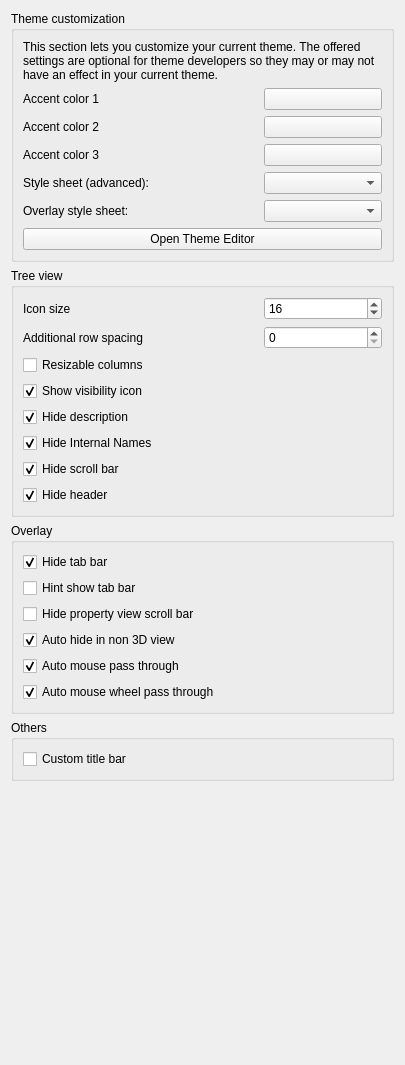
<?xml version="1.0" encoding="UTF-8"?>
<ui version="4.0">
 <class>Gui::Dialog::DlgSettingsUI</class>
 <widget class="QWidget" name="Gui::Dialog::DlgSettingsUI">
  <property name="geometry">
   <rect>
    <x>0</x>
    <y>0</y>
    <width>405</width>
    <height>1065</height>
   </rect>
  </property>
  <property name="windowTitle">
   <string>UI</string>
  </property>
  <layout class="QVBoxLayout" name="verticalLayout">
   <item>
    <widget class="QGroupBox" name="groupBox">
     <property name="title">
      <string>Theme customization</string>
     </property>
     <layout class="QVBoxLayout" name="verticalLayout_2">
      <item>
       <widget class="QLabel" name="label">
        <property name="text">
         <string>This section lets you customize your current theme. The offered settings are optional for theme developers so they may or may not have an effect in your current theme.</string>
        </property>
        <property name="wordWrap">
         <bool>true</bool>
        </property>
       </widget>
      </item>
      <item>
       <layout class="QGridLayout" columnstretch="2,1">
        <item row="0" column="0">
         <widget class="QLabel" name="label1">
          <property name="text">
           <string>Accent color 1</string>
          </property>
          <property name="buddy">
           <cstring>ThemeAccentColor1</cstring>
          </property>
         </widget>
        </item>
        <item row="0" column="1">
         <widget class="Gui::PrefColorButton" name="ThemeAccentColor1">
          <property name="sizePolicy">
           <sizepolicy hsizetype="MinimumExpanding" vsizetype="Fixed">
            <horstretch>0</horstretch>
            <verstretch>0</verstretch>
           </sizepolicy>
          </property>
          <property name="toolTip">
           <string>This color might be used by your theme to let you customize it.</string>
          </property>
          <property name="color">
           <color>
            <red>85</red>
            <green>123</green>
            <blue>182</blue>
           </color>
          </property>
          <property name="prefEntry" stdset="0">
           <cstring>ThemeAccentColor1</cstring>
          </property>
          <property name="prefPath" stdset="0">
           <cstring>Themes</cstring>
          </property>
         </widget>
        </item>
        <item row="1" column="0">
         <widget class="QLabel" name="label2">
          <property name="text">
           <string>Accent color 2</string>
          </property>
          <property name="buddy">
           <cstring>ThemeAccentColor2</cstring>
          </property>
         </widget>
        </item>
        <item row="2" column="0">
         <widget class="QLabel" name="label3">
          <property name="text">
           <string>Accent color 3</string>
          </property>
          <property name="buddy">
           <cstring>ThemeAccentColor3</cstring>
          </property>
         </widget>
        </item>
        <item row="3" column="0">
         <widget class="QLabel" name="styleSheetLabel">
          <property name="text">
           <string>Style sheet (advanced):</string>
          </property>
          <property name="buddy">
           <cstring>StyleSheets</cstring>
          </property>
         </widget>
        </item>
        <item row="4" column="0">
         <widget class="QLabel" name="label_2">
          <property name="text">
           <string>Overlay style sheet:</string>
          </property>
          <property name="buddy">
           <cstring>OverlayStyleSheets</cstring>
          </property>
         </widget>
        </item>
        <item row="1" column="1">
         <widget class="Gui::PrefColorButton" name="ThemeAccentColor2">
          <property name="sizePolicy">
           <sizepolicy hsizetype="MinimumExpanding" vsizetype="Fixed">
            <horstretch>0</horstretch>
            <verstretch>0</verstretch>
           </sizepolicy>
          </property>
          <property name="toolTip">
           <string>This color might be used by your theme to let you customize it.</string>
          </property>
          <property name="color">
           <color>
            <red>85</red>
            <green>123</green>
            <blue>182</blue>
           </color>
          </property>
          <property name="prefEntry" stdset="0">
           <cstring>ThemeAccentColor2</cstring>
          </property>
          <property name="prefPath" stdset="0">
           <cstring>Themes</cstring>
          </property>
         </widget>
        </item>
        <item row="2" column="1">
         <widget class="Gui::PrefColorButton" name="ThemeAccentColor3">
          <property name="sizePolicy">
           <sizepolicy hsizetype="MinimumExpanding" vsizetype="Fixed">
            <horstretch>0</horstretch>
            <verstretch>0</verstretch>
           </sizepolicy>
          </property>
          <property name="toolTip">
           <string>This color might be used by your theme to let you customize it.</string>
          </property>
          <property name="color">
           <color>
            <red>85</red>
            <green>123</green>
            <blue>182</blue>
           </color>
          </property>
          <property name="prefEntry" stdset="0">
           <cstring>ThemeAccentColor3</cstring>
          </property>
          <property name="prefPath" stdset="0">
           <cstring>Themes</cstring>
          </property>
         </widget>
        </item>
        <item row="3" column="1">
         <widget class="Gui::PrefComboBox" name="StyleSheets">
          <property name="toolTip">
           <string>Style sheet how user interface will look like</string>
          </property>
          <property name="prefEntry" stdset="0">
           <cstring>StyleSheet</cstring>
          </property>
          <property name="prefPath" stdset="0">
           <cstring>MainWindow</cstring>
          </property>
          <property name="prefType" stdset="0">
           <cstring></cstring>
          </property>
         </widget>
        </item>
        <item row="4" column="1">
         <widget class="Gui::PrefComboBox" name="OverlayStyleSheets">
          <property name="prefEntry" stdset="0">
           <cstring>OverlayActiveStyleSheet</cstring>
          </property>
          <property name="prefPath" stdset="0">
           <cstring>MainWindow</cstring>
          </property>
          <property name="prefType" stdset="0">
           <cstring></cstring>
          </property>
         </widget>
        </item>
       </layout>
      </item>
      <item>
       <widget class="QPushButton" name="themeEditorButton">
        <property name="text">
         <string>Open Theme Editor</string>
        </property>
       </widget>
      </item>
     </layout>
    </widget>
   </item>
   <item>
    <widget class="QGroupBox" name="groupBox_2">
     <property name="title">
      <string>Tree view</string>
     </property>
     <layout class="QGridLayout" name="gridLayout1" columnstretch="2,1">
      <item row="5" column="0" colspan="2">
       <widget class="Gui::PrefCheckBox" name="hideInternalNamesCheckBox">
        <property name="toolTip">
         <string>Hide extra tree view column - Internal Names.</string>
        </property>
        <property name="text">
         <string>Hide Internal Names</string>
        </property>
        <property name="checked">
         <bool>true</bool>
        </property>
        <property name="prefEntry" stdset="0">
         <cstring>HideInternalNames</cstring>
        </property>
        <property name="prefPath" stdset="0">
         <cstring>TreeView</cstring>
        </property>
       </widget>
      </item>
      <item row="0" column="1">
       <widget class="Gui::PrefSpinBox" name="iconSizeSpinBox">
        <property name="toolTip">
         <string>Icon size override, set to 0 for the default value.</string>
        </property>
        <property name="singleStep">
         <number>1</number>
        </property>
        <property name="value">
         <number>16</number>
        </property>
        <property name="prefEntry" stdset="0">
         <cstring>IconSize</cstring>
        </property>
        <property name="prefPath" stdset="0">
         <cstring>TreeView</cstring>
        </property>
       </widget>
      </item>
      <item row="1" column="0">
       <widget class="QLabel" name="rowSpacingLabel">
        <property name="text">
         <string>Additional row spacing</string>
        </property>
        <property name="buddy">
         <cstring>rowSpacingSpinBox</cstring>
        </property>
       </widget>
      </item>
      <item row="2" column="0" colspan="2">
       <widget class="Gui::PrefCheckBox" name="resizableColumnsCheckBox">
        <property name="toolTip">
         <string>Allow tree view columns to be manually resized.</string>
        </property>
        <property name="text">
         <string>Resizable columns</string>
        </property>
        <property name="prefEntry" stdset="0">
         <cstring>ResizableColumn</cstring>
        </property>
        <property name="prefPath" stdset="0">
         <cstring>TreeView</cstring>
        </property>
       </widget>
      </item>
      <item row="0" column="0">
       <widget class="QLabel" name="iconSizeLabel">
        <property name="text">
         <string>Icon size</string>
        </property>
        <property name="buddy">
         <cstring>iconSizeSpinBox</cstring>
        </property>
       </widget>
      </item>
      <item row="1" column="1">
       <widget class="Gui::PrefSpinBox" name="rowSpacingSpinBox">
        <property name="toolTip">
         <string>Additional spacing for tree view rows. Bigger values will increase row item heights.</string>
        </property>
        <property name="singleStep">
         <number>1</number>
        </property>
        <property name="value">
         <number>0</number>
        </property>
        <property name="prefEntry" stdset="0">
         <cstring>ItemSpacing</cstring>
        </property>
        <property name="prefPath" stdset="0">
         <cstring>TreeView</cstring>
        </property>
       </widget>
      </item>
      <item row="3" column="0" colspan="2">
       <widget class="Gui::PrefCheckBox" name="showVisibilityIconCheckBox">
        <property name="toolTip">
         <string>If enabled, show an eye icon before the tree view items, showing their visibility status. When clicked the visibility is toggled.</string>
        </property>
        <property name="text">
         <string>Show visibility icon</string>
        </property>
        <property name="checked">
         <bool>true</bool>
        </property>
        <property name="prefEntry" stdset="0">
         <cstring>VisibilityIcon</cstring>
        </property>
        <property name="prefPath" stdset="0">
         <cstring>TreeView</cstring>
        </property>
       </widget>
      </item>
      <item row="7" column="0" colspan="2">
       <widget class="Gui::PrefCheckBox" name="hideHeaderCheckBox">
        <property name="toolTip">
         <string>Hide header with column names from the tree view.</string>
        </property>
        <property name="text">
         <string>Hide header</string>
        </property>
        <property name="checked">
         <bool>true</bool>
        </property>
        <property name="prefEntry" stdset="0">
         <cstring>HideHeaderView</cstring>
        </property>
        <property name="prefPath" stdset="0">
         <cstring>TreeView</cstring>
        </property>
       </widget>
      </item>
      <item row="6" column="0" colspan="2">
       <widget class="Gui::PrefCheckBox" name="hideTreeViewScrollBarCheckBox">
        <property name="toolTip">
         <string>Hide scroll bar from the tree view, scrolling will still be possible using mouse wheel.</string>
        </property>
        <property name="text">
         <string>Hide scroll bar</string>
        </property>
        <property name="checked">
         <bool>true</bool>
        </property>
        <property name="prefEntry" stdset="0">
         <cstring>HideScrollBar</cstring>
        </property>
        <property name="prefPath" stdset="0">
         <cstring>TreeView</cstring>
        </property>
       </widget>
      </item>
      <item row="4" column="0" colspan="2">
       <widget class="Gui::PrefCheckBox" name="hideDescriptionCheckBox">
        <property name="toolTip">
         <string>Hide column with object description in tree view.</string>
        </property>
        <property name="text">
         <string>Hide description</string>
        </property>
        <property name="checked">
         <bool>true</bool>
        </property>
        <property name="prefEntry" stdset="0">
         <cstring>HideColumn</cstring>
        </property>
        <property name="prefPath" stdset="0">
         <cstring>TreeView</cstring>
        </property>
       </widget>
      </item>
     </layout>
    </widget>
   </item>
   <item>
    <widget class="QGroupBox" name="groupBox_3">
     <property name="title">
      <string>Overlay</string>
     </property>
     <layout class="QGridLayout" name="gridLayout_2">
      <item row="0" column="0">
       <widget class="Gui::PrefCheckBox" name="hideTabBarCheckBox">
        <property name="toolTip">
         <string>Hide tab bar in dock overlay</string>
        </property>
        <property name="text">
         <string>Hide tab bar</string>
        </property>
        <property name="checked">
         <bool>true</bool>
        </property>
        <property name="prefEntry" stdset="0">
         <cstring>DockOverlayHideTabBar</cstring>
        </property>
        <property name="prefPath" stdset="0">
         <cstring>View</cstring>
        </property>
       </widget>
      </item>
      <item row="1" column="0">
       <widget class="Gui::PrefCheckBox" name="hintShowTabBarCheckBox">
        <property name="toolTip">
         <string>Show tab bar on mouse over when auto hide</string>
        </property>
        <property name="text">
         <string>Hint show tab bar</string>
        </property>
        <property name="prefEntry" stdset="0">
         <cstring>DockOverlayHintTabBar</cstring>
        </property>
        <property name="prefPath" stdset="0">
         <cstring>View</cstring>
        </property>
       </widget>
      </item>
      <item row="2" column="0">
       <widget class="Gui::PrefCheckBox" name="hidePropertyViewScrollBarCheckBox">
        <property name="toolTip">
         <string>Hide property view scroll bar in dock overlay</string>
        </property>
        <property name="text">
         <string>Hide property view scroll bar</string>
        </property>
        <property name="prefEntry" stdset="0">
         <cstring>DockOverlayHidePropertyViewScrollBar</cstring>
        </property>
        <property name="prefPath" stdset="0">
         <cstring>View</cstring>
        </property>
       </widget>
      </item>
      <item row="3" column="0">
       <widget class="Gui::PrefCheckBox" name="overlayAutoHideCheckBox">
        <property name="toolTip">
         <string>Automatically hide overlaid dock panels when in non 3D view (like TechDraw or Spreadsheet).</string>
        </property>
        <property name="text">
         <string>Auto hide in non 3D view</string>
        </property>
        <property name="checked">
         <bool>true</bool>
        </property>
        <property name="prefEntry" stdset="0">
         <cstring>DockOverlayAutoView</cstring>
        </property>
        <property name="prefPath" stdset="0">
         <cstring>View</cstring>
        </property>
       </widget>
      </item>
      <item row="4" column="0">
       <widget class="Gui::PrefCheckBox" name="mouseClickPassThroughCheckBox">
        <property name="toolTip">
         <string>Auto mouse click through transparent part of dock overlay.</string>
        </property>
        <property name="text">
         <string>Auto mouse pass through</string>
        </property>
        <property name="checked">
         <bool>true</bool>
        </property>
        <property name="prefEntry" stdset="0">
         <cstring>DockOverlayAutoMouseThrough</cstring>
        </property>
        <property name="prefPath" stdset="0">
         <cstring>View</cstring>
        </property>
       </widget>
      </item>
      <item row="5" column="0">
       <widget class="Gui::PrefCheckBox" name="mouseWheelPassThroughCheckBox">
        <property name="toolTip">
         <string>Auto pass through mouse wheel event on transparent dock overlay.</string>
        </property>
        <property name="text">
         <string>Auto mouse wheel pass through</string>
        </property>
        <property name="checked">
         <bool>true</bool>
        </property>
        <property name="prefEntry" stdset="0">
         <cstring>DockOverlayWheelPassThrough</cstring>
        </property>
        <property name="prefPath" stdset="0">
         <cstring>View</cstring>
        </property>
       </widget>
      </item>
     </layout>
    </widget>
   </item>
   <item>
    <widget class="QGroupBox" name="groupBox_4">
     <property name="title">
      <string>Others</string>
     </property>
     <layout class="QGridLayout" name="gridLayout_4">
      <item row="0" column="0">
       <widget class="Gui::PrefCheckBox" name="framelessWindowCheckBox">
        <property name="toolTip">
         <string>Hide native title bar and implement a custom one</string>
        </property>
        <property name="text">
         <string>Custom title bar</string>
        </property>
        <property name="checked">
         <bool>false</bool>
        </property>
        <property name="prefEntry" stdset="0">
         <cstring>FramelessWindow</cstring>
        </property>
        <property name="prefPath" stdset="0">
         <cstring>MainWindow</cstring>
        </property>
       </widget>
      </item>
     </layout>
    </widget>
   </item>
   <item>
    <spacer name="spacer_3">
     <property name="orientation">
      <enum>Qt::Orientation::Vertical</enum>
     </property>
     <property name="sizeHint" stdset="0">
      <size>
       <width>20</width>
       <height>20</height>
      </size>
     </property>
    </spacer>
   </item>
  </layout>
 </widget>
 <customwidgets>
  <customwidget>
   <class>Gui::ColorButton</class>
   <extends>QPushButton</extends>
   <header>Gui/Widgets.h</header>
  </customwidget>
  <customwidget>
   <class>Gui::PrefSpinBox</class>
   <extends>QSpinBox</extends>
   <header>Gui/PrefWidgets.h</header>
  </customwidget>
  <customwidget>
   <class>Gui::PrefColorButton</class>
   <extends>Gui::ColorButton</extends>
   <header>Gui/PrefWidgets.h</header>
  </customwidget>
  <customwidget>
   <class>Gui::PrefCheckBox</class>
   <extends>QCheckBox</extends>
   <header>Gui/PrefWidgets.h</header>
  </customwidget>
  <customwidget>
   <class>Gui::PrefComboBox</class>
   <extends>QComboBox</extends>
   <header>Gui/PrefWidgets.h</header>
  </customwidget>
 </customwidgets>
 <tabstops>
  <tabstop>ThemeAccentColor1</tabstop>
  <tabstop>ThemeAccentColor2</tabstop>
  <tabstop>ThemeAccentColor3</tabstop>
  <tabstop>StyleSheets</tabstop>
  <tabstop>OverlayStyleSheets</tabstop>
  <tabstop>iconSizeSpinBox</tabstop>
  <tabstop>rowSpacingSpinBox</tabstop>
  <tabstop>resizableColumnsCheckBox</tabstop>
  <tabstop>showVisibilityIconCheckBox</tabstop>
  <tabstop>hideDescriptionCheckBox</tabstop>
  <tabstop>hideInternalNamesCheckBox</tabstop>
  <tabstop>hideTreeViewScrollBarCheckBox</tabstop>
  <tabstop>hideHeaderCheckBox</tabstop>
  <tabstop>hideTabBarCheckBox</tabstop>
  <tabstop>hintShowTabBarCheckBox</tabstop>
  <tabstop>hidePropertyViewScrollBarCheckBox</tabstop>
  <tabstop>overlayAutoHideCheckBox</tabstop>
  <tabstop>mouseClickPassThroughCheckBox</tabstop>
  <tabstop>mouseWheelPassThroughCheckBox</tabstop>
 </tabstops>
 <resources/>
 <connections/>
</ui>
